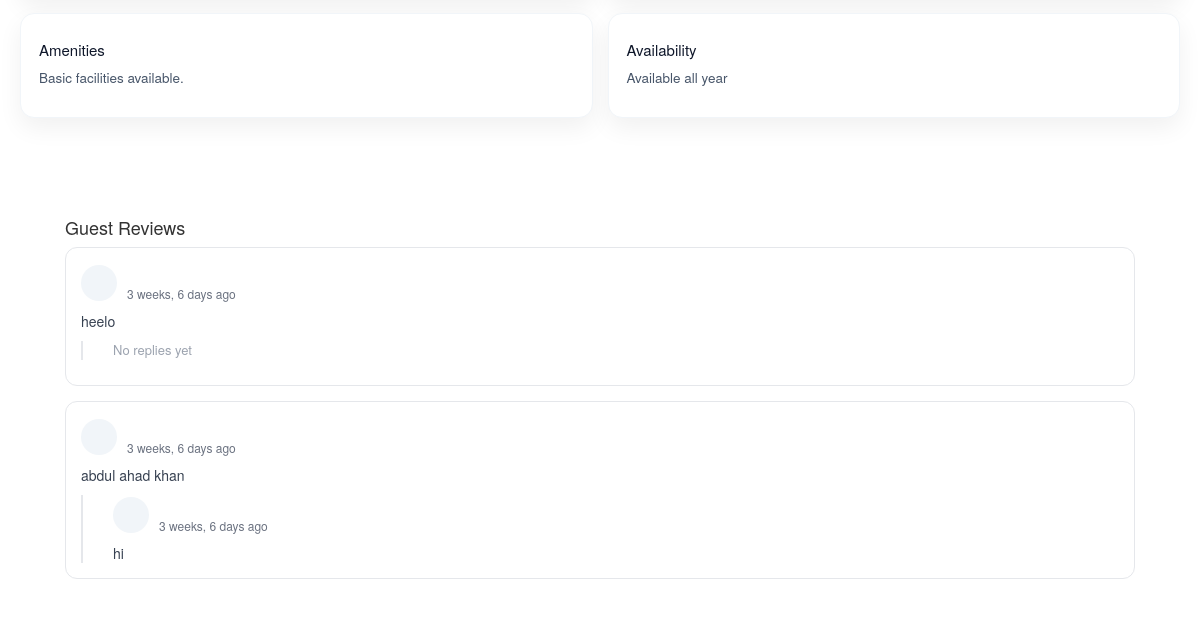
The page /detail/treking/1/ (lower part) on the database as committed earlier.
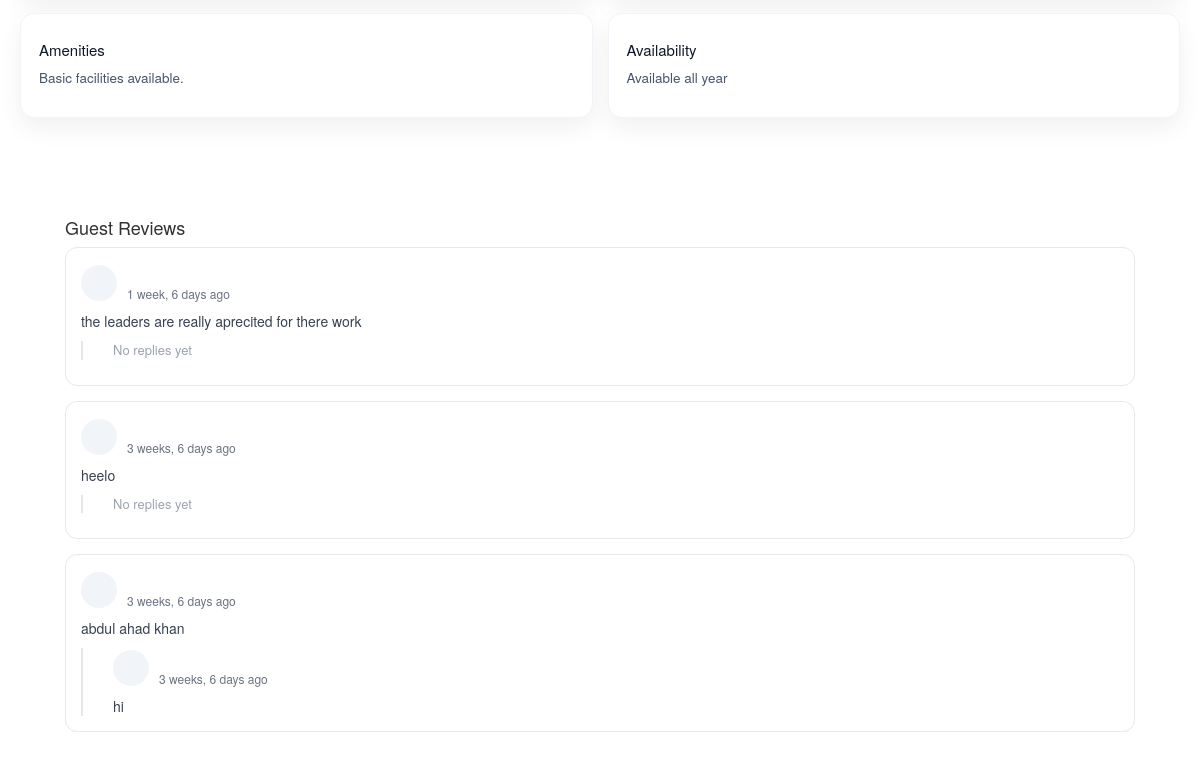
The same page on the database as committed later.
### apps/models.py (models this page shows, shortened)
class HotelComment(models.Model):
    user = models.ForeignKey(User, on_delete=models.CASCADE)
    item_type = models.CharField(max_length=20)
    item_id = models.IntegerField()
    parent = models.ForeignKey('self', null=True, blank=True, on_delete=models.CASCADE, related_name="replies")
    content = models.TextField()
    created_at = models.DateTimeField(auto_now_add=True)

### apps/views.py (the view)
# urls.py: path('detail/<str:type>/<int:pk>/', views.detail_page, name='detail-page'),
def detail_page(request, type, pk):
    if type == "camping":
        obj = Camping.objects.get(id=pk)
    elif type == "treking":
        obj = Treking.objects.get(id=pk)
    else:
        obj = Caravan.objects.get(id=pk)
    comments = HotelComment.objects.filter(
        item_type=type,
        item_id=pk,
        parent__isnull=True
    ).order_by('-created_at')
    return render(request, "apps/detail.html", {
        "obj": obj,
        "type": type,
        "comments": comments
    })

### apps/templates/apps/detail.html (shortened to what this page needs)
{% extends 'apps/base.html' %}
{% load static humanize %}
{% block extra_css %}
<link rel="stylesheet" href="{% static 'apps/detail.css' %}">
{% endblock %}
{% block main %}
<div class="info-section">
<div class="info-grid">
    <div class="info-card">
        <h4>Amenities</h4>
        <p>
            {% if obj.amenties %}
                {{ obj.amenties }}
            {% else %}
                Basic facilities available.
            {% endif %}
        </p>
    </div>
    <div class="info-card">
        <h4>Availability</h4>
        <p>
            {% if obj.available_from and obj.available_to %}
                {{ obj.available_from }} → {{ obj.available_to }}
            {% else %}
                Available all year
            {% endif %}
        </p>
    </div>
</div>
</div>
<div class="container reviews-section">
<h4 class="fw-bold mb-3">Guest Reviews</h4>
{% if comments %}
{% for comment in comments %}
<div class="review-card">
    <div class="review-header">
        <div class="review-avatar">
        </div>
        <div class="review-user">
            <strong>{{ comment.user.first_name }}</strong><br>
            <span class="review-time">
                {{ comment.created_at|naturaltime }}
            </span>
        </div>
    </div>
    <div class="review-text">
        {{ comment.content }}
    </div>
    <div class="reply-list">
        {% for reply in comment.replies.all %}
        <div class="review-header">
            <div class="review-avatar small">
            </div>
            <div class="review-user">
                <strong>{{ reply.user.first_name }}</strong><br>
                <span class="review-time">
                    {{ reply.created_at|naturaltime }}
                </span>
            </div>
        </div>
        <div class="review-text small">
            {{ reply.content }}
        </div>
        {% empty %}
        <p class="no-comment small">No replies yet</p>
        {% endfor %}
    </div>
</div>
{% endfor %}
{% else %}
<p class="no-comment">No comments yet.</p>
{% endif %}
</div>
{% endblock %}

Rows that differ between the two databases and show on the page:
added HotelComment: created_at "1 week, 6 days ago", content "the leaders are really aprecited for there work", shown under "Guest Reviews"
